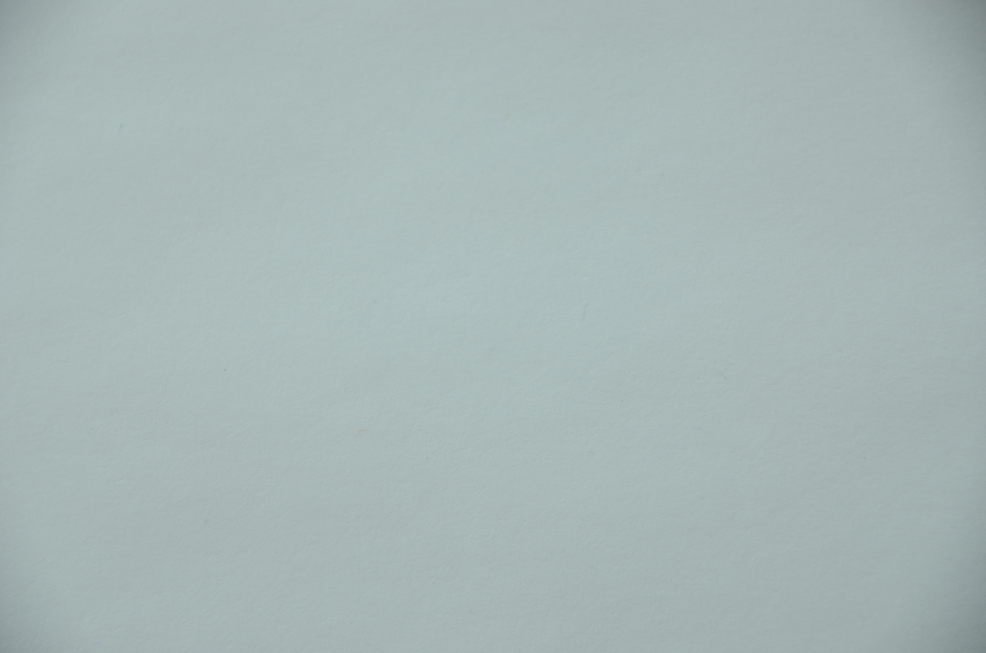
#> input picture RadiometryCalibration/CalibImages/90.JPG, 4928 x 3264 px (shown at 1/5 size); its folder holds only this picture in this run
$ jupyter execute --allow-errors 'Radiometric calibration.ipynb'   (shell and % lines are left out)
#> lines starting #> are read from the running program, lines starting #| are printed output that depends on the picture
[cell 1]
import numpy as np
import cv2
import glob
import matplotlib.pyplot as plt
from sklearn.linear_model import LinearRegression

[cell 2]
images = np.array([cv2.imread(file) for file in glob.glob("B:/study/homework/cmpe264/Project/CE264HDR/RadiometryCalibration/CalibImages/*.JPG")])

[cell 3]
images.shape
#> Out = (1, 3264, 4928, 3)

[cell 4]
def crop_center(img):
    y,x,z = img.shape
#> y = 3264; x = 4928; z = 3
    startx = x//3
#> startx = 1642
    starty = y//3
#> starty = 1088
    return img[starty:2*starty,startx:2*startx,:]
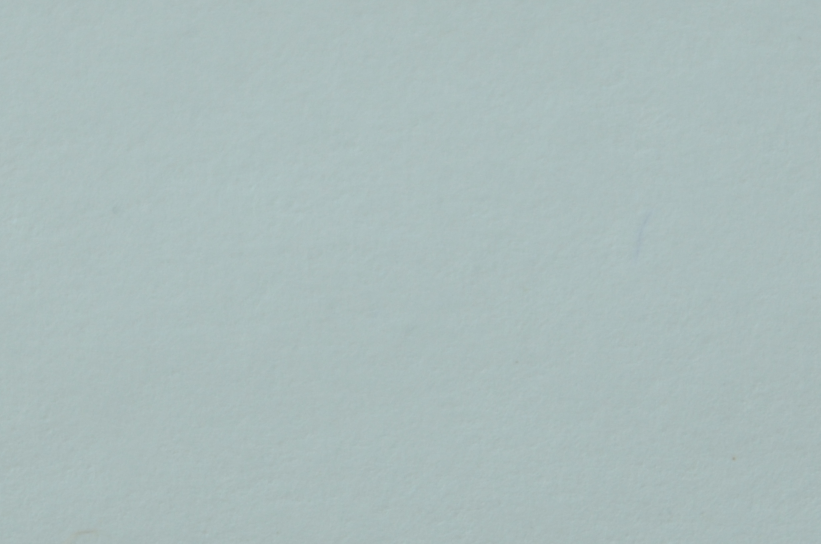
#> returned value: shape (1088, 1642, 3) (shown at 1/2 size); mean of channels 0, 1, 2 188.1, 188.8, 171.4; drawn as B, G, R

[cell 5]
cropImages = np.array([crop_center(images[i,:,:,:]) for i in range(0,images.shape[0])])
cropImages.shape
#> Out = (1, 1088, 1642, 3)

[cell 6]
B = np.array([0,0,0])
for i in range(0,images.shape[0]):
    rChannel = cropImages[i,:,:,0]
    gChannel = cropImages[i,:,:,1]
    bChannel = cropImages[i,:,:,2]
    sumR = np.log10(sum(sum(rChannel)))
    sumG = np.log10(sum(sum(gChannel)))
    sumB = np.log10(sum(sum(bChannel)))
    B = np.vstack([B,[sumR,sumG,sumB]])
#> this loop made 1 pass
#> (sumR, sumG, sumB, B) on pass 1: (5.32, 5.32, 5.32, [[0, 0, 0], [5.32, 5.32, 5.32]])
B = B[1:]
#> B = [[5.32, 5.32, 5.32]]
B
#> Out = [[5.32, 5.32, 5.32]]

[cell 7]
T = np.array([1/2000,1/1500,1/1000,1/750,1/500,1/350,1/250,1/180,1/125,1/90,1/60,1/45,1/30,1/20])
T = np.log10(T)
#T.reshape(-1,1)

[cell 8]
alpha=.01
y = B[:,0]# np.dot(B, np.array([1])) + alpha
#> y = [5.32]
#y.reshape(-1, 1)
T

[cell 9]
def slope_intercept(x_val,y_val):
    x = np.array(x_val)
    y = np.array(y_val)
#> y = [5.32]
    m = (((np.mean(x)*np.mean(y)) - np.mean(x*y))/((np.mean(x) *np.mean(x)) - np.mean(x*x)))
#> m = -4.66e-15
    #m = round(m,2)
    b = (np.mean(y) - np.mean(x)*m)
#> b = 5.32
    #b = round(b,2)
    return m,b

[cell 10]
regr =  slope_intercept(T,B[:,0])
#> regr = (-4.66e-15, 5.32)
regg =  slope_intercept(T,B[:,1])
#> regg = (0, 5.32)
regb =  slope_intercept(T,B[:,2])
#> regb = (0, 5.32)

[cell 11]
regr
#> Out = (-4.66e-15, 5.32)

[cell 12]
regg
#> Out = (0, 5.32)

[cell 13]
regb
#> Out = (0, 5.32)
